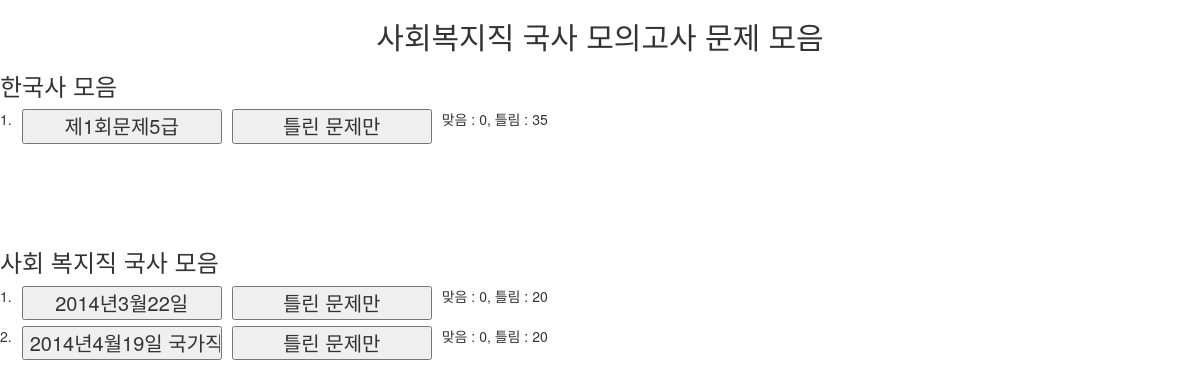
Before: / with the older database file.
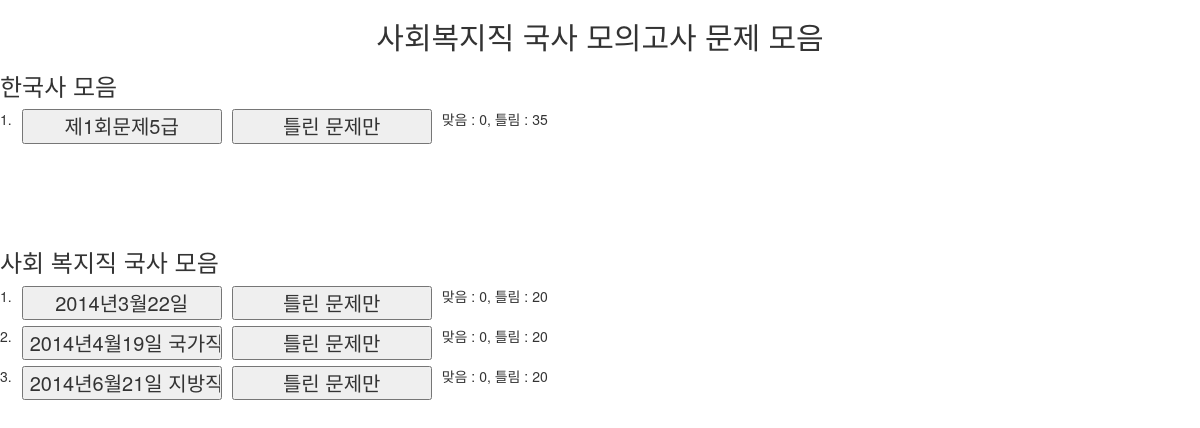
After: the same page with the newer database file.
### Main/models.py (models this page shows)
class QuestionSet(models.Model):
    name = models.CharField(max_length=255)
    type = models.IntegerField()
    set_num = models.IntegerField()
    objects = QuestionSetManager()

### Main/views.py (the view)
# urls.py: url(r'^$', main_page, name='main_page'),
def main_page(request):
    questionsets1 = QuestionSet.objects.all().filter(type=0)
    corrects = []
    wrongs = []
    for question_set in questionsets1:
        correct = 0
        wrong = 0
        for question in question_set.question_set.all():
            if question.correct == True:
                correct = correct + 1
            else :
                wrong = wrong + 1
        corrects.append(correct)
        wrongs.append(wrong)
    questionsets2 = QuestionSet.objects.all().filter(type=1)
    corrects2 = []
    wrongs2 = []
    for question_set in questionsets2:
        correct = 0
        wrong = 0
        for question in question_set.question_set.all():
            if question.correct == True:
                correct = correct + 1
            else :
                wrong = wrong + 1
        corrects2.append(correct)
        wrongs2.append(wrong)
    print corrects2
    print wrongs2
    return render_to_response('main.html', RequestContext(request,
                                                          {'question_sets1' : questionsets1, 'corrects' : corrects, 'wrongs' : wrongs,
                                                           'question_sets2' : questionsets2, 'corrects2' : corrects2, 'wrongs2' : wrongs2}))

### Main/templatetags/camerocustomfilters.py (called while the page is built)
@register.filter
def get_at_index(list, index):
    return list[index]

### templates/main.html (shortened to what this page needs)
{% load camerocustomfilters %}
<!DOCTYPE html>
<html>
<head lang="en">
</head>
<link href="{{STATIC_URL}}bootstrap/css/bootstrap.min.css" rel="stylesheet" media="screen">
<body>
<h2 style="text-align: center;">사회복지직 국사 모의고사 문제 모음</h2>
<h3>한국사 모음</h3>
{% for questionset in question_sets1 %}
    <div style="float: left; margin-right:10px;">{{ forloop.counter }}. </div>
    <form action="/korean_black_page/{{questionset.id}}/" method="GET" style="float:left; margin-right:10px;">
        <input type="submit" value="{{questionset.name}}" class="submitBtn">
    </form>
    <form action="/korean_black_page_wrong/{{questionset.id}}/" method="GET" style="float:left; margin-right:10px;">
        <input type="submit" value="틀린 문제만" class="submitBtn">
    </form>
    <div class="correctCheck">맞음 : {{ corrects|get_at_index:forloop.counter0}}, 틀림 : {{ wrongs|get_at_index:forloop.counter0 }}</div></br>
{% endfor %}
<h3 style="margin-top:100px;">사회 복지직 국사 모음</h3>
{% for questionset in question_sets2 %}
    <div style="float: left; margin-right:10px;">{{ forloop.counter }}. </div>
    <form action="/korean_black_page/{{questionset.id}}/" method="GET" style="float:left; margin-right:10px;">
        <input type="submit" value="{{questionset.name}}" class="submitBtn">
    </form>
    <form action="/korean_black_page_wrong/{{questionset.id}}/" method="GET" style="float:left; margin-right:10px;">
        <input type="submit" value="틀린 문제만" class="submitBtn">
    </form>
    <div class="correctCheck">맞음 : {{ corrects2|get_at_index:forloop.counter0}}, 틀림 : {{ wrongs2|get_at_index:forloop.counter0 }}</div></br>
{% endfor %}
</body>
</html>

Changed rows visible on the page:
added QuestionSet: name "2014년6월21일 지방직", set_num "0", counter0 "20", shown under "사회 복지직 국사 모음"
